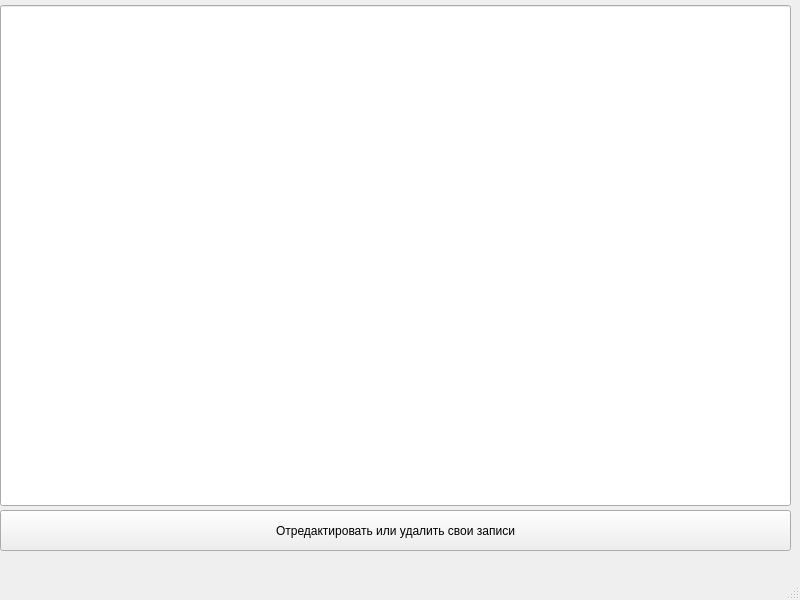
<?xml version="1.0" encoding="UTF-8"?>
<ui version="4.0">
 <class>MainWindow</class>
 <widget class="QMainWindow" name="MainWindow">
  <property name="geometry">
   <rect>
    <x>0</x>
    <y>0</y>
    <width>800</width>
    <height>600</height>
   </rect>
  </property>
  <property name="windowTitle">
   <string>MainWindow</string>
  </property>
  <widget class="QWidget" name="centralwidget">
   <widget class="QLineEdit" name="lineEdit">
    <property name="geometry">
     <rect>
      <x>0</x>
      <y>5</y>
      <width>791</width>
      <height>501</height>
     </rect>
    </property>
   </widget>
   <widget class="QPushButton" name="pushButton">
    <property name="geometry">
     <rect>
      <x>0</x>
      <y>510</y>
      <width>791</width>
      <height>41</height>
     </rect>
    </property>
    <property name="text">
     <string>Отредактировать или удалить свои записи</string>
    </property>
   </widget>
  </widget>
  <widget class="QMenuBar" name="menubar">
   <property name="geometry">
    <rect>
     <x>0</x>
     <y>0</y>
     <width>800</width>
     <height>21</height>
    </rect>
   </property>
  </widget>
  <widget class="QStatusBar" name="statusbar"/>
 </widget>
 <resources/>
 <connections/>
</ui>
